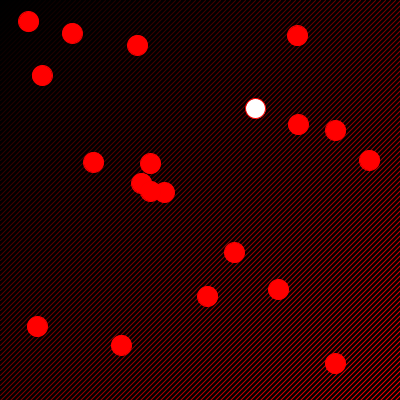
Frame 1 (no input)
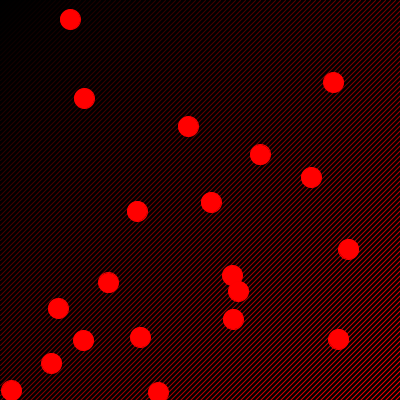
Frame 60 (the mouse pressed at the canvas centre just before this capture)
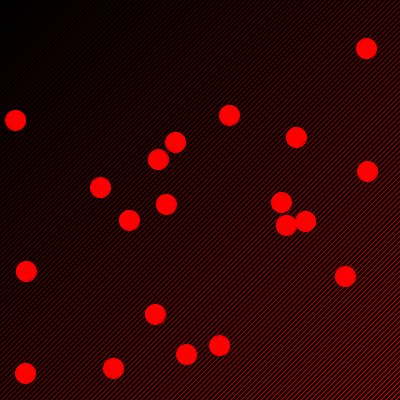
Frame 120 (the mouse held since frame 60 and released just before this capture)

The Processing sketch that drew these frames (run headless with seeded random() and noise(); from frame 60 on, the mouse is pressed at the canvas centre):

// Processing sketch: processing_98911
// ── processing_98911.pde

int Nboles = 20;
 
  float[] posx = new float[Nboles];
float[] velx = new float[Nboles];
 
float[] posy = new float[Nboles];
float[] vely = new float[Nboles];
 
float diametre = 20;
 
void setup() {
   
size(400, 400);
for (int i=0; i<Nboles; i++){
posx[i] = random(10,width-10);
posy[i] = random(10,height-10);
velx[i] = random(-5,5);
vely[i] = random(-8,8);
}
stroke(255,0,0);
colorMode(RGB,400);
}
 
void draw() {
   
background(0);

 FonsLineas ();
 
 for (int i=0; i<Nboles; i++){
 PosicioCos (posx[i],posy[i]);
 Actualitza (i);
 }
  
  //for (int i=0; i<Nboles; i++){
    

      
}

void FonsLineas (){
  
for (int i=0; i<800; i = i +5) {
  stroke(i/2,0,0);
line(i,0, 0, i);
 
}
}

void PosicioCos (float posx, float posy){
 ellipse(posx,posy,diametre,diametre);  
}


void Actualitza (int i){
  fill(400,0,0);
  
      posx[i] = posx[i] + velx[i];
      posy[i] = posy[i] + vely[i];
 
   if ((posx[i] + diametre/2 >= width)||(posx[i] - diametre/2 <= 0)){
   velx[i] = -velx[i];
     
   }
  if ((posy[i] + diametre/2 >= height)||(posy[i] - diametre/2 <= 0)){
      vely[i] = -vely[i];
 
}
}
